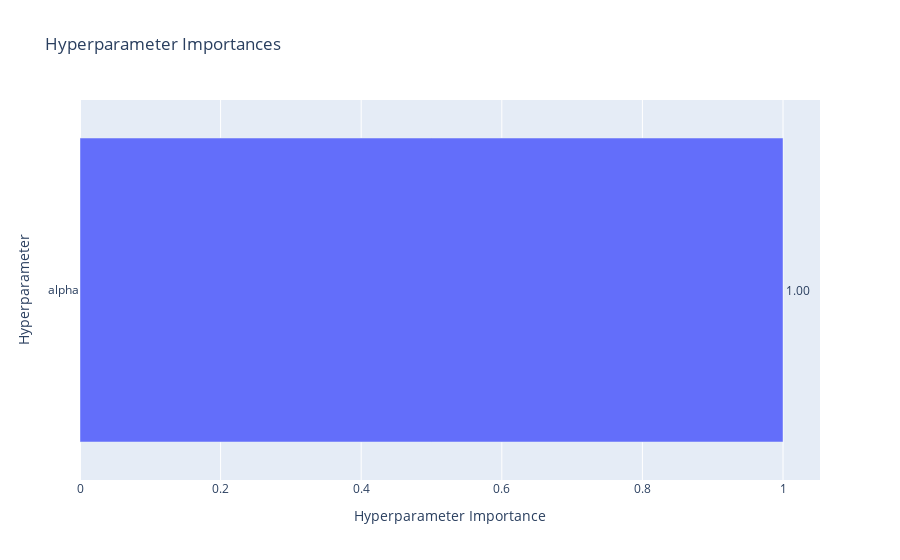
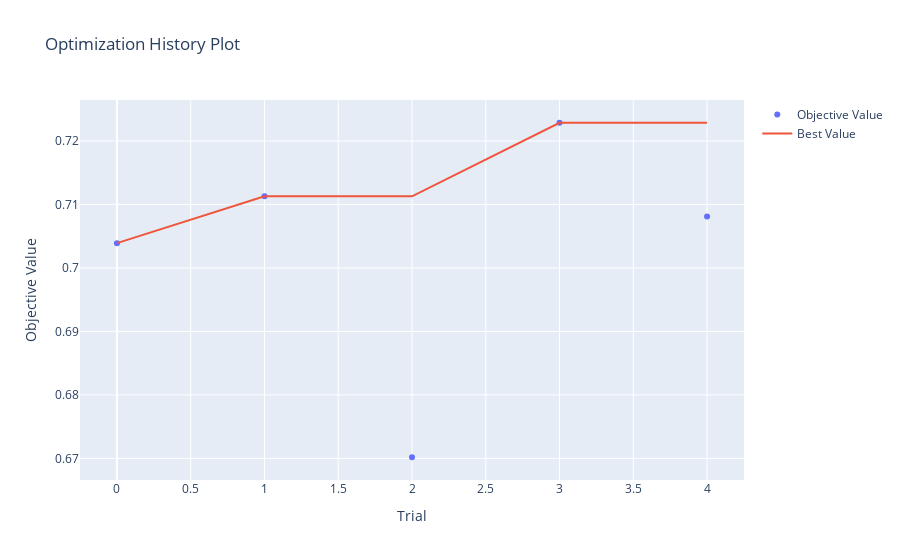

These figures' notebook cell, in order:
### Code cell
def objective_nb(trial):
    
    alpha = trial.suggest_float("alpha", 1e-3, 10.0, log=True)
    
    params = {
        "alpha": alpha
    }
    
    model = MultinomialNB(alpha=alpha)
    
    accuracy = log_mlflow("NaiveBayes", model, 
                          X_train, X_test, 
                          y_train, y_test, 
                          params, trial.number)
    
    return accuracy


def run_nb_experiment():
    study = optuna.create_study(direction="maximize")
    study.optimize(objective_nb, n_trials=5)

    best_params = study.best_params
    
    best_model = MultinomialNB(alpha=best_params["alpha"])
    
    log_mlflow("NaiveBayes", best_model,
               X_train, X_test,
               y_train, y_test,
               best_params, "Best")
    
    optuna.visualization.plot_param_importances(study).show()
    optuna.visualization.plot_optimization_history(study).show()


run_nb_experiment()

### Figure 1 — Plotly figure (JSON) as saved in the notebook; plotly's stock layout.template omitted (floating-point values rounded to 4 significant figures)
{"data": [{"cliponaxis": false, "hovertemplate": ["alpha (FloatDistribution): 1.0<extra></extra>"], "name": "Objective Value", "orientation": "h", "text": ["1.00"], "textposition": "outside", "type": "bar", "x": [1], "y": ["alpha"]}], "layout": {"title": {"text": "Hyperparameter Importances"}, "xaxis": {"title": {"text": "Hyperparameter Importance"}}, "yaxis": {"title": {"text": "Hyperparameter"}}}}

### Figure 2 — Plotly figure (JSON) as saved in the notebook; plotly's stock layout.template omitted (floating-point values rounded to 4 significant figures)
{"data": [{"mode": "markers", "name": "Objective Value", "type": "scatter", "x": [0, 1, 2, 3, 4], "y": [0.7039, 0.7113, 0.6702, 0.7229, 0.7081]}, {"mode": "lines", "name": "Best Value", "type": "scatter", "x": [0, 1, 2, 3, 4], "y": [0.7039, 0.7113, 0.7113, 0.7229, 0.7229]}, {"marker": {"color": "#cccccc"}, "mode": "markers", "name": "Infeasible Trial", "showlegend": false, "type": "scatter", "x": [], "y": []}], "layout": {"title": {"text": "Optimization History Plot"}, "xaxis": {"title": {"text": "Trial"}}, "yaxis": {"title": {"text": "Objective Value"}}}}
